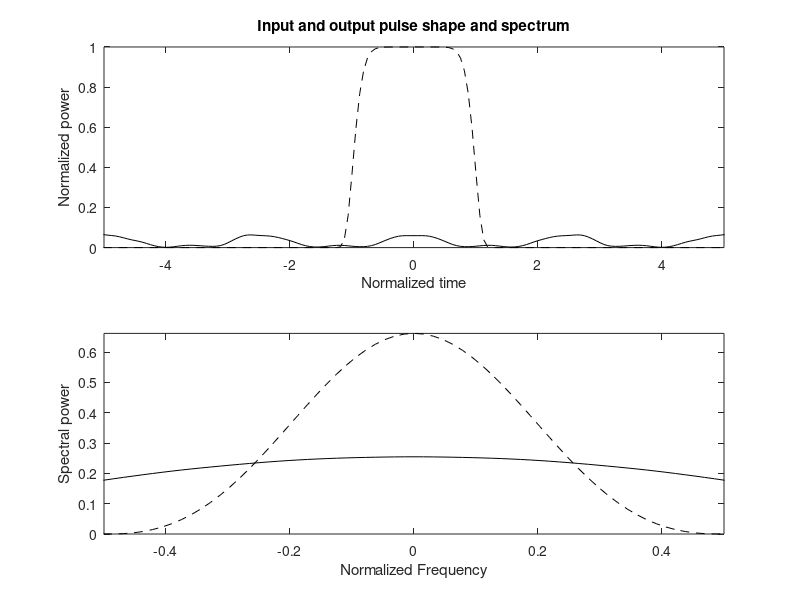

MATLAB code for this plot:
clear all; close all; clc;

% specify input parameter
distance = input('Enter fiber length (in units of LD) = ');
beta2 = input('dispersion: 1 for normal, -1 for anomalous ');
N = input('Nonlinear parameter N = ');
mshape = input('m = 0 for sech, m > 0 for super-Gaussian = ');
chirp0 = 0;

% set simulation parameter
nt = 1024; Tmax = 32;  %fft points and window size
step_num = round(20*distance*N^2); %no. of z steps
deltaz = distance/step_num; % step size in z
dtau = (2*Tmax)/nt; %step size in tau

%tau and omega arrays
tau = (-nt/2:nt/2-1)*dtau;
omega = (pi/Tmax)*[(0:nt/2-1) (-nt/2:-1)];  % frequency grid

% input field profile
if mshape ==0
    uu = sech(tau).*exp(-0.5i*chirp0*tau.^2);
else
    uu = exp(-0.5*(1+1i*chirp0).*tau.^(2*mshape));
end

%plot input pulse shape and spectrum
temp = fftshift(ifft(uu)).*(nt*dtau)/sqrt(2*pi); %spectrum
figure;
subplot(211), plot(tau, abs(uu).^2,'--k');
hold on;
axis([-5 5 0 inf]);
xlabel('Normalized time');
ylabel('Normalized power');
title('Input and output pulse shape and spectrum');
subplot(212), plot(fftshift(omega)/(2*pi), abs(temp).^2, '--k'); hold on;
axis([-.5 .5 0 inf]);
xlabel('Normalized Frequency');
ylabel('Spectral power');

%store dispersive phase shifts to speedup code
dispersion = exp(i*0.5*beta2*omega.^2*deltaz); %phase factor
hhz = 1i*N^2*deltaz;    %nonlinear phase factor

%main loop
temp = uu.*exp(abs(uu).^2.*hhz/2);
for n = 1:step_num
    f_temp = ifft(temp).*dispersion;
    uu = fft(f_temp);
    temp = uu.*exp(abs(uu).^2.*hhz);
end
uu = temp.*exp(-abs(uu).^2.*hhz/2); %final field
temp = fftshift(ifft(uu)).*(nt*dtau)/sqrt(2*pi);    %final spectrum


%plot output pulse shape and spectrum
subplot(211), plot(tau, abs(uu).^2,'-k');
subplot(212), plot(fftshift(omega)/(2*pi), abs(temp).^2, '-k');
